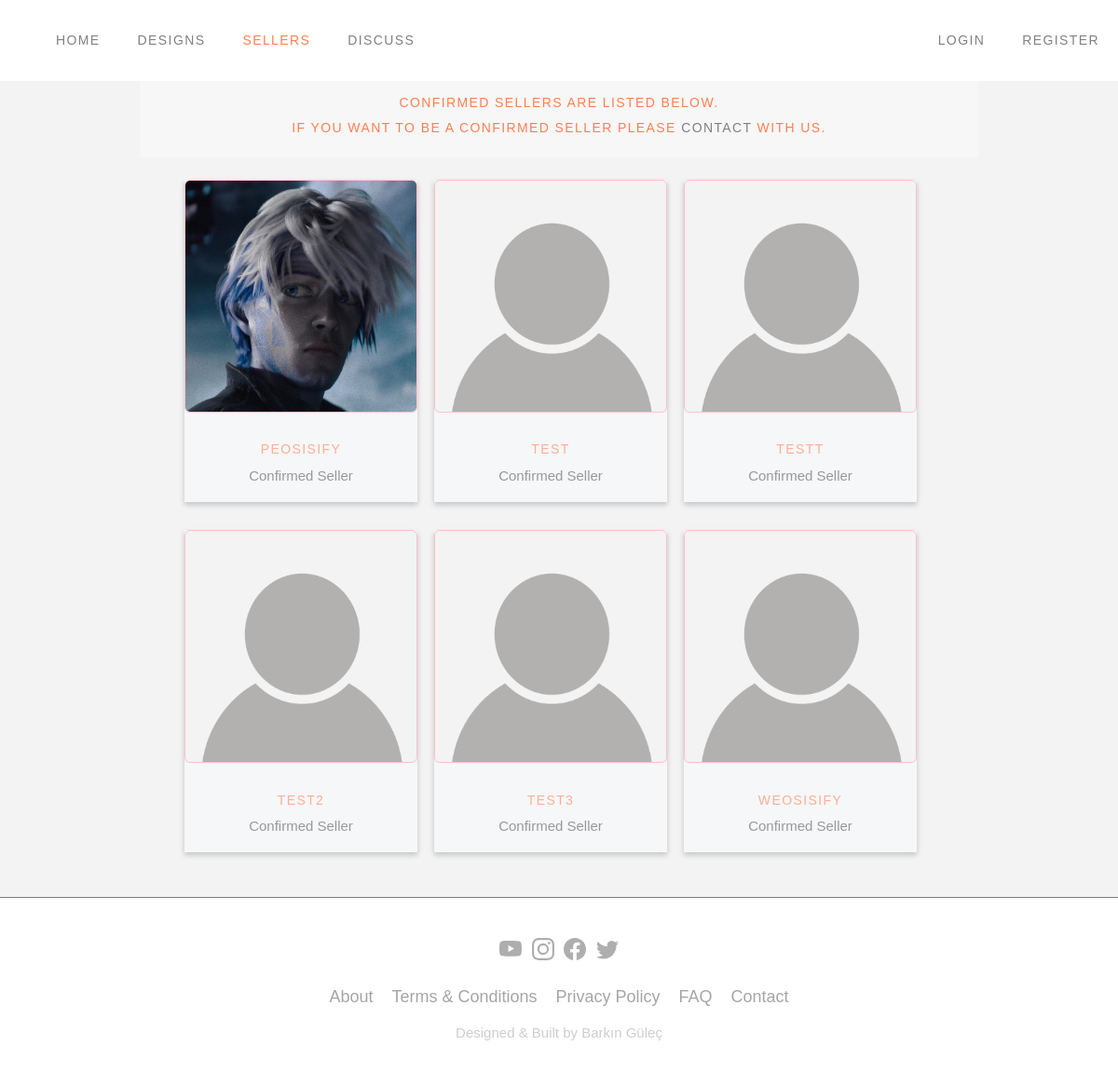
The page /sellers/ on the database its author committed.
### pages/models.py (models this page shows, shortened)
class Profile(models.Model):
    user = models.OneToOneField(User, null = True, on_delete = models.CASCADE)
    username = models.CharField(null = True, max_length=50)
    pw = models.CharField(null = True, max_length=50)
    first_name = models.CharField(null = True, blank = True, max_length = 100)
    last_name = models.CharField(null = True, blank = True, max_length = 100)
    description = models.TextField(blank=True)
    image = models.ImageField(default="images/default.png",upload_to="profiles/%Y/%m/%d/")
    thumbnail = models.ImageField(default="/images/thumbnail.png",upload_to="profiles/%Y/%m/%d/")
    facebook = models.URLField(max_length=100, null = True, blank=True)
    twitter = models.URLField(max_length=100, null = True, blank=True)
    instagram = models.URLField(max_length=100, null = True, blank=True)
    youtube = models.URLField(max_length=100, null = True, blank=True)
    is_seller = models.BooleanField(default = False)
    followers = models.ManyToManyField("Follow")

### pages/views.py (the view)
# urls.py: path("sellers/", views.ShowSellersView, name="sellers"),
def ShowSellersView(request):
    profiles_by_is_seller = Profile.objects.filter(is_seller = True)
    context = {
            'profiles_by_is_seller': profiles_by_is_seller
        }
    return render(request, 'sellers.html', context)

### templates/sellers.html (shortened to what this page needs)
{% extends 'partials/_base.html' %}
{% load static %}
{% block content %}
<div class="sellers-div-first">
    <h2>confirmed sellers are listed below.</h2>
    <h2>if you want to be a confirmed seller please <a href="{% url 'contact' %}">Contact</a> with us.</h2>
</div>
<div class="sellers-container">
    {% for seller in profiles_by_is_seller %}
    <div class="our-team">
        <div class="team-img">
            <img class="sellers-image" src="{{seller.image.url}}">
        </div>
        <div class="team-content">
            <h2 class="sellers-title"><a href="{% url 'show_profile_page' seller.id seller.username %}">{{seller.username}}</a></h2>
            <span class="post">Confirmed Seller</span>
        </div>
    </div>
    {% endfor %}
</div>
{% endblock %}

### static/css/style.css (style rules this page uses)
*, *::before, *::after { box-sizing: border-box; }
html, body { margin: 0; padding: 0; height: 100%; font-family: "Barlow", sans-serif; background-color: #F7F7F7; background-color: #f3f3f3; }
h2 { letter-spacing: 0.1em; font-size: 14px; font-weight: 400; text-transform: uppercase; color: coral; }
a { text-decoration: none; }
.sellers-div-first a { color: gray; transition: .2s ease; }
.sellers-container { justify-content: center; margin: auto; width: 75%; display: flex; flex-wrap: wrap; flex-direction: row; margin-top: 2%; }
.sellers-div-first { background-color: #F7F7F7; text-align: center; margin: auto; width: 75%; margin-top: 5%; padding: 1%; }
.sellers-image { width: 250px; aspect-ratio: 1/1; border-radius: 6px; border-style: groove; border-width: 1px; border-color: pink; }
.sellers-title { display: flex; width: 100%; justify-content: center; color: gray; }
.sellers-title a { color: coral; opacity: .6; }
.our-team { text-align: center; margin-bottom: 30px; margin-right: 2%; box-shadow: 0 3px 6px rgba(0,0,0,0.10), 0 3px 6px rgba(0,0,0,0.10); }
.our-team .team-img { overflow: hidden; position: relative; }
.our-team .team-content { padding: 20px 0; background: #f5f7f8; color: #54478a; transition: .2s ease; }
.our-team .post { display: block; font-size: 15px; color: #999; transition: .2s ease; }

### rows shown on the page
Profile: image (picture), username "PEOSISIFY"
Profile: image (placeholder picture), username "TEST"
Profile: image (placeholder picture), username "TESTT"
Profile: image (placeholder picture), username "TEST2"
Profile: image (placeholder picture), username "TEST3"
Profile: image (placeholder picture), username "WEOSISIFY"
